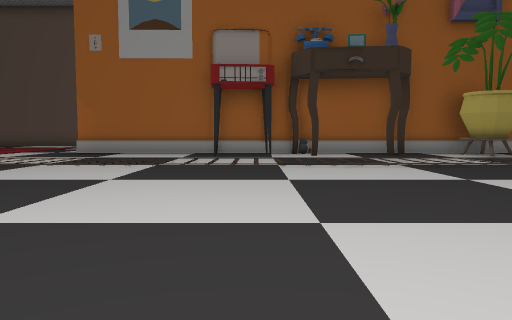
[1] (above)

24 first-person views from a walk through a Unity game level. The camera is 1.3 m above the floor, tilts 4° down and sees 70° across. The floor is counted in squares, 2.25 m on a side. Each view is taken from the middle of a square. On the plan, view 1 faces up. The plan holds only what a view shows up to about 10 squares ahead; the rest is blank. The place goes on beyond the plan. The player character is not drawn. Some animated figures are left out. Some surface patterns are stand-ins.

[2]
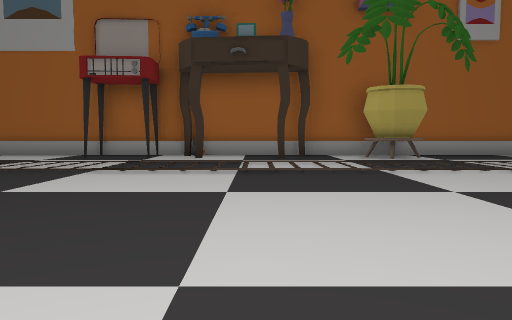

[3]
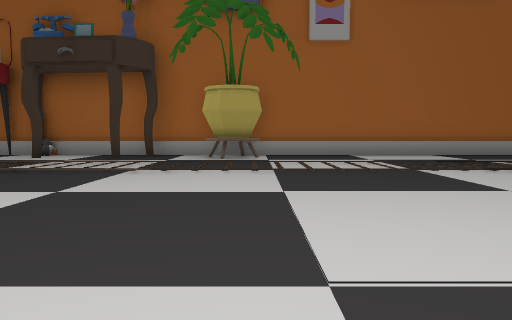

[4]
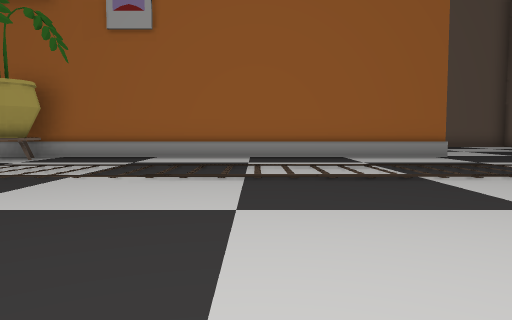

[5]
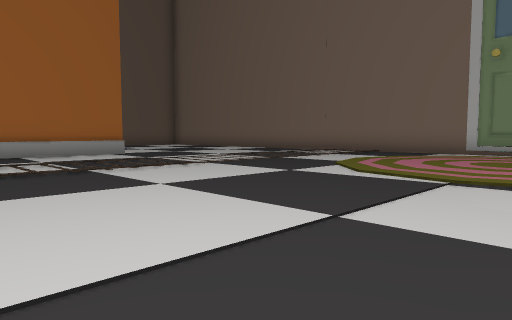

[6]
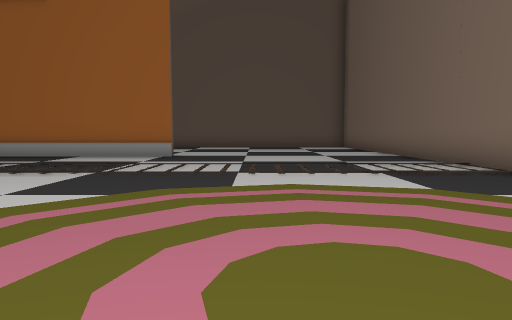

[7]
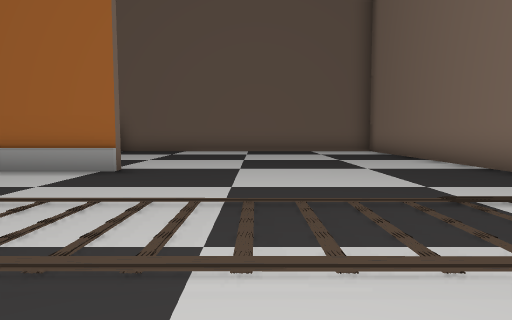

[8]
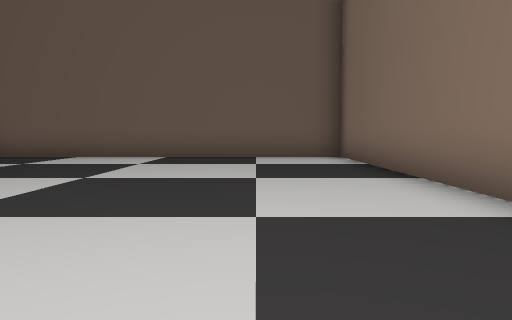

[9]
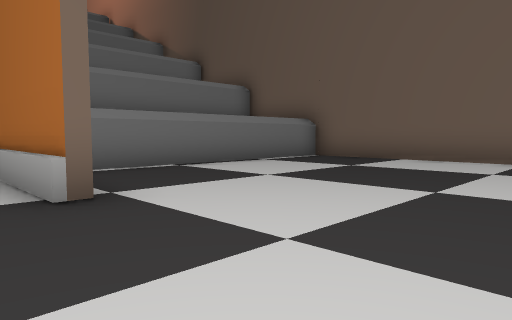

[10]
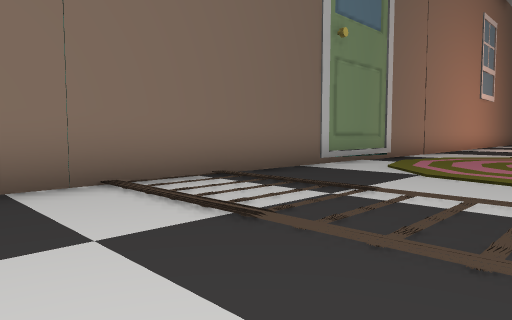

[11]
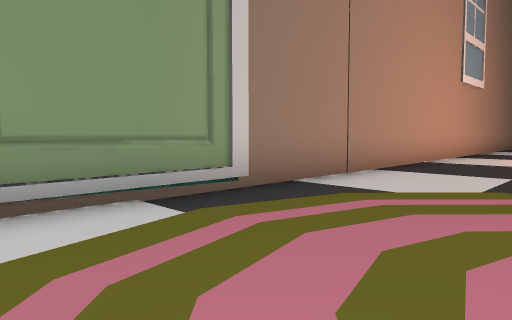

[12]
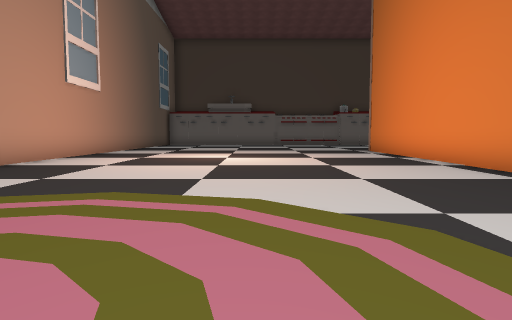

[13]
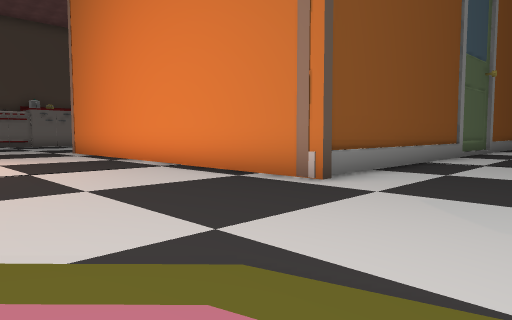

[14]
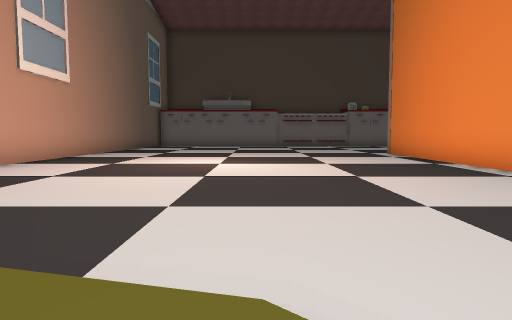

[15]
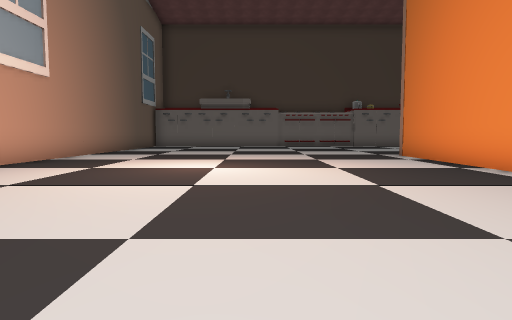

[16]
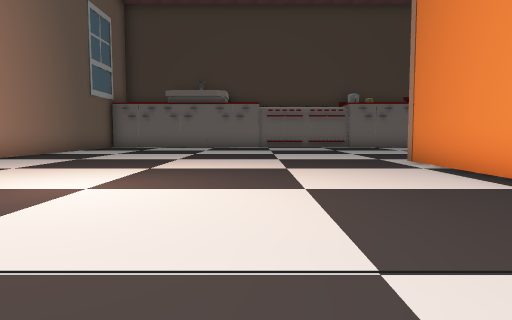

[17]
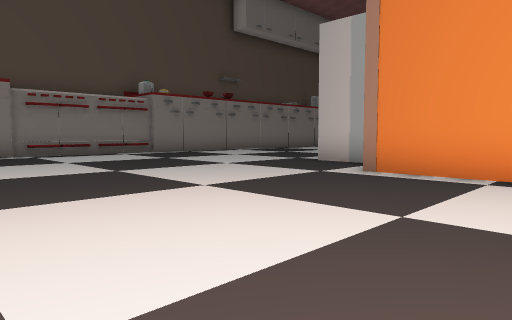

[18]
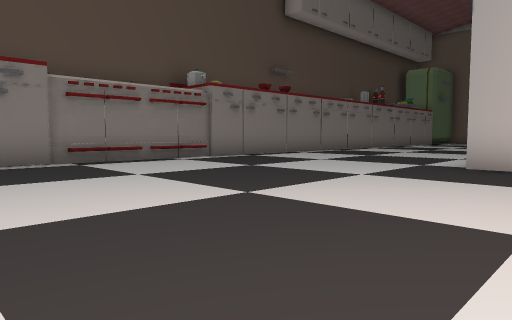

[19]
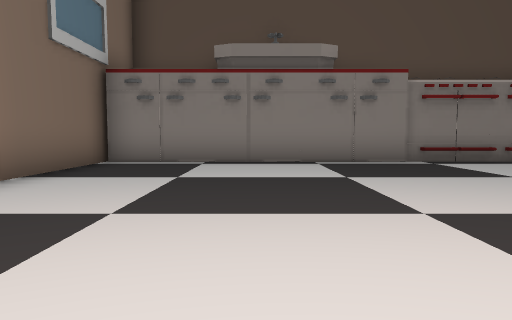

[20]
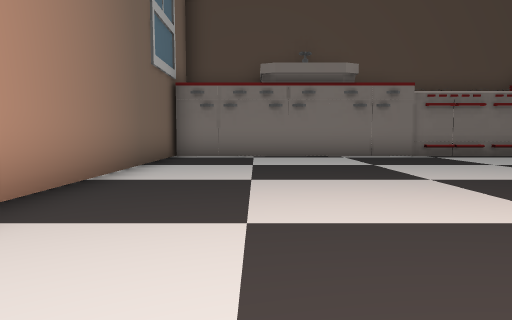

[21]
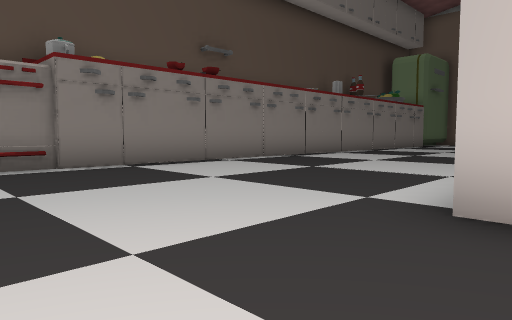

[22]
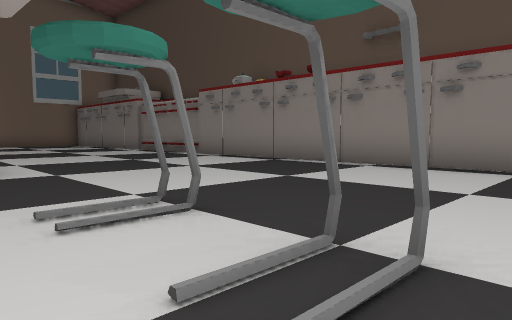

[23]
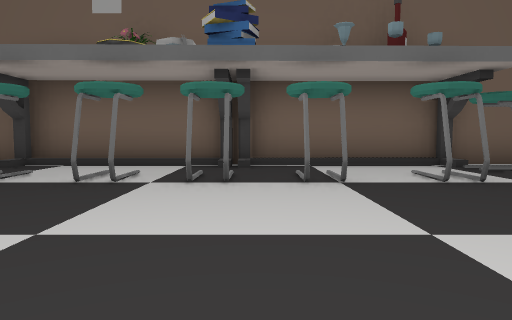

[24]
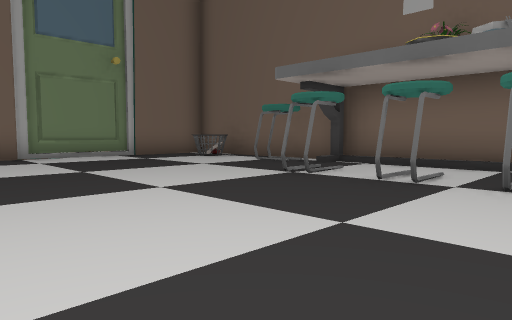

### Floor plan
Key: @ floor where view 1 was taken; # wall or solid block; . floor; / step, stairs or slope; = window, fence, low wall or low ledge; O other object.
Columns run from 6 left of view 1 to 24 right of it. Each row starts with its distance up from view 1.
 19                     ###########
 18                     #.........#
 17                     #.........#
 16                     #.........#
 15                     #.........=
 14                     #.........=
 13                     #.........=
 12                     #.........=
 11   #####O###############.......=
 10 .....##.#...##................#
  9 ..............................#
  8 ..............................#
  7  .............................#
  6   ............................#
  5   ............................#
  4    ........................../#
  3     ............ ............/#
  2     ....... ...   ........../.#
  1      ... .   .  ......./....//#
  0       @      .........../../..#
 -1              #######..........#
 -2                    #..........#
 -3                    #..........
 -4                    #..........#
 -5                    #..........#
 -6                    #..........#
 -7                    #..........#
 -8                    #..........#
 -9                    #..........#
-10                    #..........#
-11    #############  ##..........
-12   O.O.........O   #...........
-13  ................O............#
-14 #.....OOOOOOOO................#
-15 #.............................#
-16 #.............................#
-17   ............................#
-18        .......................#
-19            #########O#O########

Positions as (right, up) in squares from view 1, and headings:
1: (0, 0), facing up
2: (3, 1), facing up
3: (7, 1), facing up
4: (12, 2), facing up
5: (12, 1), facing up-right
6: (19, 1), facing up
7: (19, 5), facing up
8: (21, 9), facing up
9: (20, 10), facing up-left
10: (19, 10), facing down-right
11: (20, 4), facing down-right
12: (18, 3), facing down
13: (18, 2), facing down-left
14: (18, 1), facing down
15: (18, 0), facing down
16: (17, -3), facing down
17: (19, -8), facing down-left
18: (19, -11), facing down-left
19: (20, -11), facing down
20: (21, -9), facing down
21: (15, -12), facing down-left
22: (4, -12), facing down-right
23: (4, -18), facing up
24: (4, -18), facing up-left
